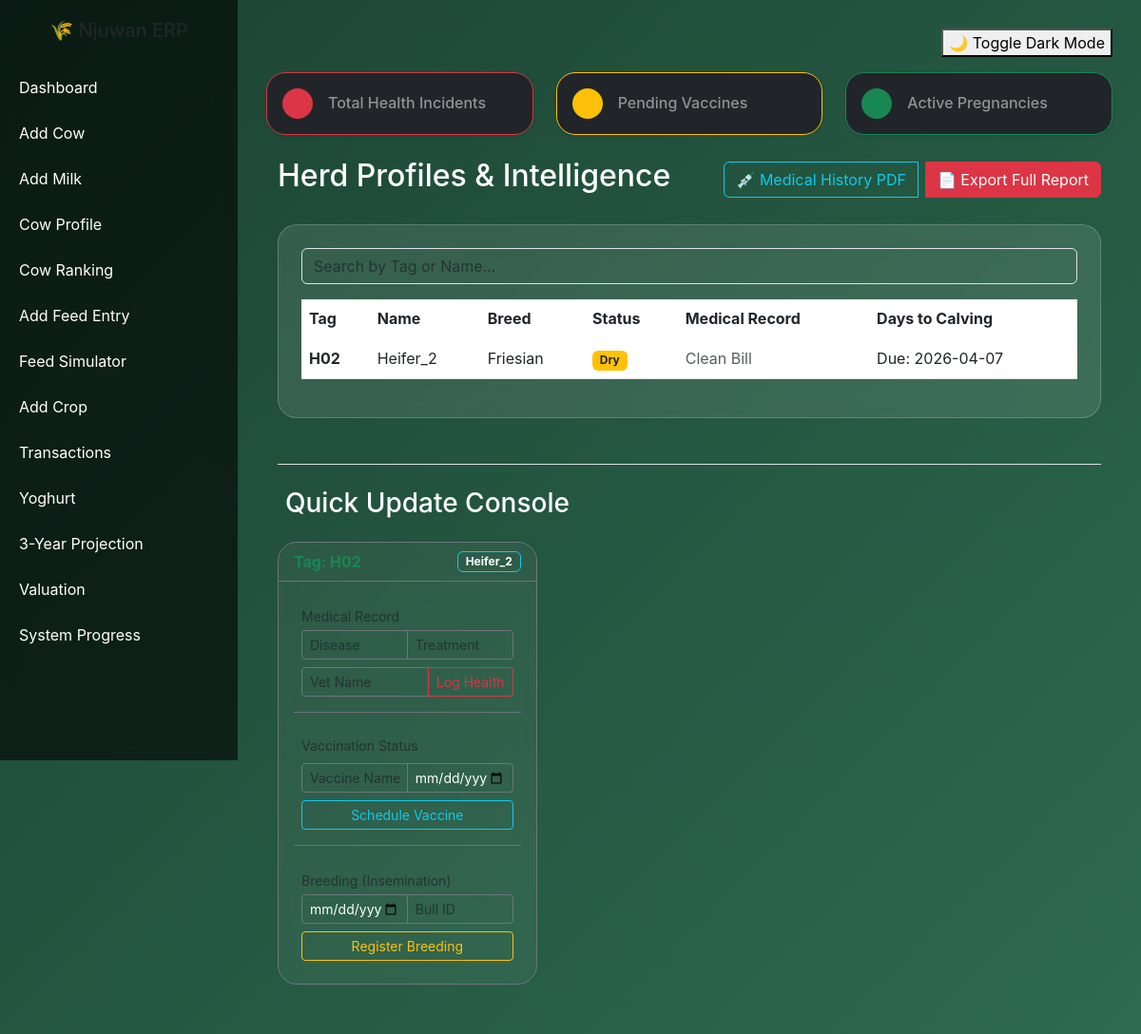
Page /view_profile/8 on the committed database.
### models.py (models this page shows, shortened)
class Cow(db.Model):
    __tablename__ = "cows"
    id = db.Column(db.Integer, primary_key=True)
    tag_number = db.Column(db.String(50), unique=True)
    name = db.Column(db.String(100))  # New Name Column
    breed = db.Column(db.String(50))
    birth_date = db.Column(db.Date)
    age = db.Column(db.Integer)
    farm_id = db.Column(db.Integer, db.ForeignKey("farms.id"))
    weight_kg = db.Column(db.Float) # Useful for health monitoring
    _status = db.Column("status", db.String(50), default="Lactating")
    @property
    def status(self):
        if self.name and "Calf" in self.name:
            return "Young"
        latest = Breeding.query.filter_by(cow_id=self.id).order_by(Breeding.id.desc()).first()
        if latest and latest.expected_calving:
            from datetime import datetime
            today = datetime.now().date()
            days_to_calving = (latest.expected_calving - today).days
            if 0 < days_to_calving <= 60:
                return "Dry"
            elif days_to_calving > 60:
                return "Pregnant"
        return self._status or "Lactating"
    @status.setter
    def status(self, value):
        self._status = value
    feed_records = db.relationship("Feed", backref="cow", lazy=True)
    milk_records = db.relationship("MilkProduction", backref="cow", lazy='dynamic')
    health_records = db.relationship('HealthRecord', backref='cow', lazy=True)
    vaccinations = db.relationship('Vaccination', backref='cow', lazy=True)
    breeding_records = db.relationship('Breeding', backref='cow', lazy=True)

class Breeding(db.Model):
    id = db.Column(db.Integer, primary_key=True)
    cow_id = db.Column(db.Integer, db.ForeignKey('cows.id'))
    insemination_date = db.Column(db.Date)
    bull = db.Column(db.String(50))
    pregnancy_status = db.Column(db.String(20), default="Unknown")
    expected_calving = db.Column(db.Date) # Calculated via your app.py logic

### app.py (the view)
@app.route('/view_profile/<int:cow_id>')
def view_profile(cow_id):
    cow = Cow.query.get_or_404(cow_id)
    return render_template('cow_profile.html', cows=[cow])

### templates/cow_profile.html (shortened to what this page needs)
{% extends "base.html" %}
{% block content %}
<div class="row mb-4">
    <div class="col-md-4">
        <div class="card bg-dark border-danger p-3 shadow-sm">
            <div class="d-flex align-items-center">
                <div class="rounded-circle bg-danger p-3 me-3">
                </div>
                <div>
                    <h6 class="mb-0 text-white-50">Total Health Incidents</h6>
                </div>
            </div>
        </div>
    </div>
    <div class="col-md-4">
        <div class="card bg-dark border-warning p-3 shadow-sm">
            <div class="d-flex align-items-center">
                <div class="rounded-circle bg-warning p-3 me-3">
                </div>
                <div>
                    <h6 class="mb-0 text-white-50">Pending Vaccines</h6>
                </div>
            </div>
        </div>
    </div>
    <div class="col-md-4">
        <div class="card bg-dark border-success p-3 shadow-sm">
            <div class="d-flex align-items-center">
                <div class="rounded-circle bg-success p-3 me-3">
                </div>
                <div>
                    <h6 class="mb-0 text-white-50 text-truncate">Active Pregnancies</h6>
                </div>
            </div>
        </div>
    </div>
</div>
<div class="container fade-in">
    <div class="d-flex justify-content-between align-items-center mb-4">
        <h2 class="text-white">Herd Profiles & Intelligence</h2>
        <div class="btn-group">
            <button onclick="generateMedicalPDF()" class="btn btn-outline-info me-2">💉 Medical History PDF</button>
            <button onclick="generatePDF()" class="btn btn-danger">📄 Export Full Report</button>
        </div>
    </div>
    <div class="card p-4 mb-5">
        <div class="mb-3">
            <input type="text" id="cowSearch" class="form-control bg-transparent text-white"
                   placeholder="Search by Tag or Name..." onkeyup="filterTable()">
        </div>
        <div class="table-responsive">
            <table class="table table-hover text-white" id="cowTable">
                <thead>
                    <tr style="border-bottom: 2px solid rgba(255,255,255,0.1);">
                        <th>Tag</th>
                        <th>Name</th>
                        <th>Breed</th>
                        <th>Status</th>
                        <th>Medical Record</th>
                        <th>Days to Calving</th>
                    </tr>
                </thead>
                <tbody>
                    {% for cow in cows %}
                    <tr>
                        <td><strong>{{ cow.tag_number }}</strong></td>
                        <td>{{ cow.name }}</td>
                        <td>{{ cow.breed }}</td>
                        <td>
                            <span class="badge
                            {% if cow.status == 'Dry' %}bg-warning text-dark
                            {% elif cow.status == 'Pregnant' %}bg-primary
                            {% elif cow.status == 'Lactating' %}bg-success
                            {% elif cow.status == 'Young' %}bg-info
                            {% else %}bg-secondary{% endif %}">
                            {{ cow.status }}
                        </span>
                    </td>
                    <td>
                        {% if cow.health_records %}
                            <span class="text-danger"><i class="fas fa-exclamation-triangle"></i> Review Records</span>
                        {% else %}
                            <span class="text-muted">Clean Bill</span>
                        {% endif %}
                    </td>
                    <td>
                        {% set latest_breeding = cow.breeding_records|last %}
                        {% if latest_breeding and latest_breeding.expected_calving %}
                            Due: {{ latest_breeding.expected_calving.strftime('%Y-%m-%d') }}
                        {% else %}
                            <span class="text-muted">Not Expecting</span>
                        {% endif %}
                    </td>
                </tr>
                {% endfor %}
            </tbody>
            </table>
        </div>
    </div>
    <div class="mt-5 border-top pt-4">
        <h3 class="text-white mb-4">Quick Update Console</h3>
        <div class="row">
            {% for cow in cows %}
            <div class="col-xl-4 col-md-6 mb-4">
                <div class="card bg-dark text-white border-secondary h-100" style="background: rgba(255, 255, 255, 0.05) !important; backdrop-filter: blur(10px);">
                    <div class="card-header border-secondary d-flex justify-content-between align-items-center">
                        <span class="fw-bold text-success">Tag: {{ cow.tag_number }}</span>
                        <span class="badge bg-outline-info border border-info">{{ cow.name }}</span>
                    </div>
                    <div class="card-body">
                        <form action="{{ url_for('add_health', cow_id=cow.id) }}" method="POST" class="mb-3 p-2 border-bottom border-secondary pb-3">
                            <label class="small text-muted mb-1">Medical Record</label>
                            <div class="input-group input-group-sm mb-2">
                                <input type="text" name="disease" class="form-control bg-transparent text-white border-secondary" placeholder="Disease" required>
                                <input type="text" name="treatment" class="form-control bg-transparent text-white border-secondary" placeholder="Treatment">
                            </div>
                            <div class="input-group input-group-sm">
                                <input type="text" name="vet_name" class="form-control bg-transparent text-white border-secondary" placeholder="Vet Name">
                                <button class="btn btn-outline-danger" type="submit">Log Health</button>
                            </div>
                        </form>
                        <div class="mb-3 p-2 border-bottom border-secondary pb-3">
                            <label class="small text-muted mb-2 d-block">Vaccination Status</label>
                            <form action="{{ url_for('add_vaccination', cow_id=cow.id) }}" method="POST">
                                <div class="input-group input-group-sm mb-2">
                                    <input type="text" name="vaccine" class="form-control bg-transparent text-white border-secondary" placeholder="Vaccine Name" required>
                                    <input type="date" name="due_date" class="form-control bg-transparent text-white border-secondary" required>
                                </div>
                                <button class="btn btn-sm btn-outline-info w-100" type="submit">Schedule Vaccine</button>
                            </form>
                        </div>
                        <form action="{{ url_for('add_breeding', cow_id=cow.id) }}" method="POST" class="p-2">
                            <label class="small text-muted mb-1">Breeding (Insemination)</label>
                            <div class="input-group input-group-sm mb-2">
                                <input type="date" name="insemination_date" class="form-control bg-transparent text-white border-secondary" required>
                                <input type="text" name="bull" class="form-control bg-transparent text-white border-secondary" placeholder="Bull ID">
                            </div>
                            <button class="btn btn-sm btn-outline-warning w-100" type="submit">Register Breeding</button>
                        </form>
                    </div>
                </div>
            </div>
            {% endfor %}
        </div>
    </div>
</div>
{% endblock %}

### templates/base.html (style rules this page uses)
body { margin: 0; font-family: 'Inter', sans-serif; background: linear-gradient(135deg, #1b4332, #2d6a4f); overflow-x: hidden; }
.card { background: rgba(255,255,255,0.1); border-radius: 20px; backdrop-filter: blur(15px); color: white; border: 1px solid rgba(255,255,255,0.2); transition: 0.3s ease; }
.fade-in { animation: fadeIn 0.6s ease; }

### rows in the picture
Cow: tag_number "H02", name "Heifer_2", breed "Friesian", status "Dry"
Breeding: expected_calving "2026-04-07"
